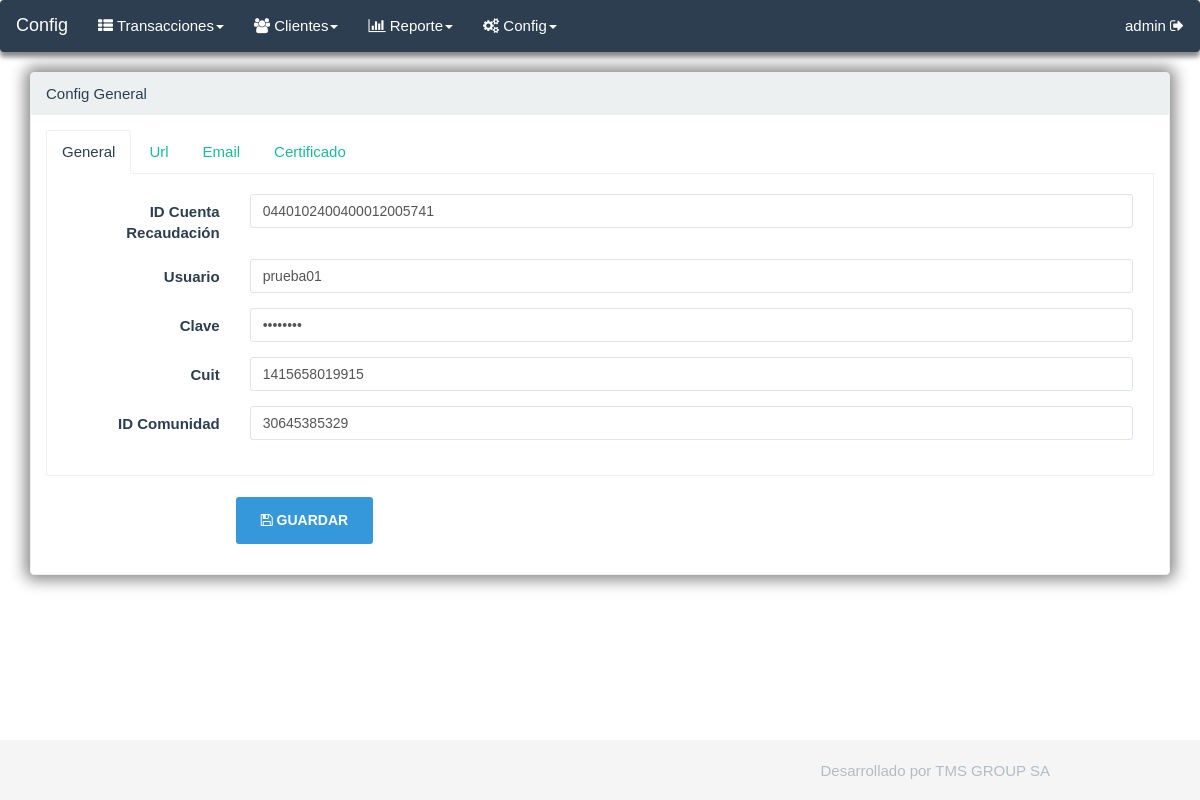
The app's page /views/config_general.php (signed in) with its own data.
### tables this page shows
CREATE TABLE IF NOT EXISTS `config` (
  `id_config` int(11) NOT NULL AUTO_INCREMENT,
  `id_cuentarecaudacion` varchar(64) NOT NULL,
  `Nombre_usuario` varchar(12) NOT NULL,
  `Clave` varchar(12) NOT NULL,
  `cuil` varchar(128) NOT NULL,
  `url_post` varchar(128) NOT NULL,
  `url_reporte` varchar(128) NOT NULL,
  `url_estado_transferencia` varchar(128) NOT NULL,
  `url_estado_incremental` varchar(128) NOT NULL,
  `url_preconfeccion` varchar(128) NOT NULL,
  `url_cierre_comunidad` varchar(128) NOT NULL,
  `url_interbanking` varchar(128) NOT NULL,
  `id_comunidad` varchar(32) NOT NULL,
  `id_config_certificado` int(11) NOT NULL,
  `id_pais` int(11) NOT NULL,
  `certificado` varchar(128) NOT NULL,
  `clave_privada` text NOT NULL,
  `email` varchar(64) NOT NULL,
  `asunto` varchar(128) NOT NULL,
  `firma_email` text NOT NULL,
  `active` int(11) NOT NULL DEFAULT '1',
  PRIMARY KEY (`id_config`)
);

### helpers/h_language.php (called while the page is built, shortened)
<?php
$language['abrir']						= 'Abrir';
$language['alias']						= 'Nombre de fantasía';
$language['alta']						= 'Alta';
$language['archivo']					= 'Archivo';
$language['archivo_delete']				= 'El archivo no se encontraba en el servidor';
$language['apellido']					= 'Apellido';
$language['asunto']						= 'Asunto';
$language['ayuda']						= 'Ayuda';
$language['ayuda_estado']				= 'Filtro por estado de transferencia, si no se coloca el estado, la consulta devuelve todos los estados de las transferencias';
$language['ayuda_importe']				= 'Filtro de Importe, Numérico de 10 enteros y 2 decimales';
$language['ayuda_fecha']				= 'Filtro de Fecha de Concertación';
$language['ayuda_operacion']			= 'Filtro por número de Operación, Alfanumérico de 10 posiciones';
$language['borrar']						= 'Borrar';
$language['buscar']						= 'Buscar';
$language['cadena']						= 'Cadena';
$language['cantidad']					= 'Cantidad';
$language['cerrar']						= 'Cerrar';
$language['certificado']				= 'Certificado';
$language['cierre']						= 'Cierre';
$language['cierre_no']					= 'El cierre no fue confeccionado';
$language['cierre_ok']					= 'Ya se ha realizado el cierre, en este momento las transferencias en estado ´Enviada Banco Credito´ compensan';
$language['clave']						= 'Clave';
$language['clave_privada']				= 'Clave privada';
$language['cliente']					= 'Cliente';
$language['clientes']					= 'Clientes';
$language['comunidad']					= 'Comunidad';
$language['compensacion']				= 'Compensación';
$language['comprobante']				= 'Comprobante';
$language['config']						= 'Config';
$language['confirm_eliminar']			= 'Esta seguro que quiere eliminar el registro?';
$language['confirm_volver']				= '¿Esta seguro? no se guardaran los cambios';
$language['contacto']					= 'Contacto';
$language['control_size']				= 'El archivo pesa más de lo que debería, controlar si todo esta ok';
$language['cuenta']						= 'Cuenta';
$language['cuil']						= 'Cuit';
$language['delete_ok']					= 'El registro se ha dado de baja con éxito';
$language['desarrollado']				= 'Desarrollado por TMS GROUP SA';
$language['descargar']					= 'Descargar';
$language['descripcion']				= 'Descripción';
$language['desde']						= 'Desde';
$language['destinatario']				= 'Destinatario';
$language['detalle']					= 'Detalle';
$language['direccion']					= 'Dirección';
$language['editar']						= 'Editar';
$language['email']						= 'Email';
$language['email_ok']					= 'El email se ha enviado con éxito';
$language['empresa']					= 'Empresa';
$language['enviar']						= 'Enviar';
$language['error_dato']					= 'Error en el dato: ';
$language['estado']						= 'Estado';
$language['extension_error']			= 'La extensión del archivo no es la correcta';
$language['general']					= 'General';
$language['generar_cierre']				= 'Generar cierre';
$language['generar_informe']			= 'Generar informe de interbanking ';
$language['generar_incremental']		= 'Generar incremental de interbanking ';
$language['generar_preconfeccion']		= 'Generar pago';
$language['guardar']					= 'Guardar';
$language['hasta']						= 'Hasta';
$language['id']							= 'ID';
$language['id_cuentarecaudacion']		= 'ID Cuenta Recaudación';

### models/Model.php (called while the page is built, shortened)
<?php
class Model
{
    public function __construct()
    {
    	$this->_db = new mysqli(DB_HOST, DB_USER, DB_PASS, DB_NAME);
    }
}

### models/My_model.php (called while the page is built, shortened)
<?php
include_once('Model.php');
class MY_Model extends Model
{
	protected $_tablename	= '';
	protected $_order		= '';
	function __construct(
				$tablename	= null,
				$id			= null,
				$name		= null,
				$order		= null,
				$data_model	= null
				)
	{
		$this->_tablename	= $tablename;
		$this->_order		= $order;
	}
	public function get_registros($where = NULL)
    {
    	if($where == NULL)
		{
			$consulta = 'SELECT * FROM '.$this->_tablename.' ORDER BY '.$this->_order;
		}
		else
		{
			$consulta = 'SELECT * FROM '.$this->_tablename.' WHERE '.$where.' ORDER BY '.$this->_order;
		}
		$result = $this->_db->query($consulta);
		if($result->num_rows > 0)
		{
			while($row = $result->fetch_array())
			{
				$rows[] = $row;
			}
			return $rows;
		}
		else
		{
			return FALSE;
		}
    }
}

### helpers/h_form.php (called while the page is built, shortened)
<?php
function decrypt($string)
{
	$key	= _COOKIE_KEY_;
	$result = '';
	$string = base64_decode($string);
	for($i=0; $i<strlen($string); $i++)
	{
		$char		= substr($string, $i, 1);
		$keychar	= substr($key, ($i % strlen($key))-1, 1);
		$char		= chr(ord($char)-ord($keychar));
		$result		.= $char;
	}
	return $result;
}

### views/config_general.php (the view, shortened to what this page needs)
<?php
include_once('menu.php');
$config						= new m_config();
$variable = $config->get_registros('active = 1');
foreach ($variable as $row)
{
	$valores = $row;
}
?>
<div class='row'>
	<div class="col-md-12">
		<div class="panel panel-default">
			<div class="panel-heading">
				<?php echo get_panel_heading();	?>
			</div>
			<div class="panel-body">
				<form class="form-horizontal" method="post" onsubmit="return validar_config();">
					<ul class="nav nav-tabs">
						<li class="active"><a href="#tab1" data-toggle="tab"><?php echo $language['general'] ?></a></li>
    					<li><a href="#tab2" data-toggle="tab"><?php echo $language['url'] ?></a></li>
    					<li><a href="#tab3" data-toggle="tab"><?php echo $language['email'] ?></a></li>
    					<li><a href="#tab4" data-toggle="tab"><?php echo $language['certificado'] ?></a></li>
					</ul>
  					<div class="tab-content">
					<div class="tab-pane active" id="tab1">
					<div class="form-group">
						<label class="col-sm-2 control-label">
							<?php echo $language['id_cuentarecaudacion'] ?>
						</label>
						<div class="col-sm-10">
							<input class="form-control" id="id_cuentarecaudacion" name="id_cuentarecaudacion" value="<?php echo decrypt($valores['id_cuentarecaudacion'])?>" required>
						</div>
					</div>
					<div class="form-group">
						<label class="col-sm-2 control-label">
							<?php echo $language['usuario'] ?>
						</label>
						<div class="col-sm-10">
							<input class="form-control" id="Nombre_usuario" name="Nombre_usuario" value="<?php echo decrypt($valores['Nombre_usuario'])?>" required>
						</div>
					</div>
					<div class="form-group">
						<label class="col-sm-2 control-label">
							<?php echo $language['clave'] ?>
						</label>
						<div class="col-sm-10">
							<input class="form-control" id="Clave" name="Clave" value="<?php echo decrypt($valores['Clave'])?>" type="password" required>
						</div>
					</div>
					<div class="form-group">
						<label class="col-sm-2 control-label">
							<?php echo $language['cuil'] ?>
						</label>
						<div class="col-sm-10">
							<input class="form-control" id="cuil" name="cuil" value="<?php echo decrypt($valores['cuil'])?>" required>
						</div>
					</div>
					<div class="form-group">
						<label for="inputEmail3" class="col-sm-2 control-label">
							<?php echo $language['id']." ".$language['comunidad'] ?>
						</label>
						<div class="col-sm-10">
							<input class="form-control" id="id_comunidad" name="id_comunidad" value="<?php echo decrypt($valores['id_comunidad'])?>" required>
						</div>
					</div>
					</div>
					</div>
					<br>
					<div class="form-group">
						<div class="col-sm-offset-2 col-sm-10">
							<button type="submit" class="btn btn-info btn-lg" name="guardar" value="<?php echo $valores['id_config']?>">
								<i class="fa fa-floppy-o"></i>
								<?php echo $language['guardar'] ?>
							</button>
						</div>
					</div>
				</form>
			</div>
		</div>
	</div>
</div>
<?php
include_once('footer.php');
?>

### libraries/eden-ui/skins/eden.css (style rules this page uses)
a { color: #18bc9c; text-decoration: none; font-weight: 300; }
ul, ol { margin-top: 0; margin-bottom: 10.5px; }
.btn { font-family: 'Montserrat', sans-serif; -webkit-transition: all 0.2s ease; transition: all 0.2s ease; text-transform: uppercase; font-weight: 700; font-size: 12px; padding: 8.3px 16px; border-radius: 3px; border:0 !important; }
.btn-lg { padding: 14px 25px; font-size: 14px; }
.btn { border: 0; }
.btn-info,.flat-info, .flat-info.btn-bordered:hover { background-color: rgb(52, 152, 219); color: #ffffff; }
.nav-tabs { border-bottom: 1px solid #ecf0f1; }
.nav-tabs > li { float: left; margin-bottom: -1px; }
.nav-tabs > li > a { margin-right: 2px; line-height: 1.42857143; border: 1px solid transparent; border-radius: 4px 4px 0 0; }
.nav-tabs > li.active > a, .nav-tabs > li.active > a:hover, .nav-tabs > li.active > a:focus { color: #2c3e50; background-color: #ffffff; border: 1px solid #ecf0f1; border-bottom-color: transparent; cursor: default; }
.tab-content { padding: 20px; border: 1px solid #eeeeee; border-top: 0; border-bottom-left-radius: 3px; border-bottom-right-radius: 3px; }
.panel { box-shadow: 0px 0px 15px 5px #888888 }
.panel-default { border-color: #ecf0f1; }
.panel-default > .panel-heading { color: #2c3e50; background-color: #ecf0f1; border-color: #ecf0f1; }
.form-control { border-radius: 3px; box-shadow: none; border-color: #dee4e8; }

### records on screen
config: id_cuentarecaudacion "0440102400400012005741", Nombre_usuario "prueba01", cuil "1415658019915", id_comunidad "30645385329"

### other values on screen
$language['config'] "Config"
$language['transacciones'] "Transacciones"
$language['clientes'] "Clientes"
$language['reporte'] "Reporte"
$_SESSION['nombre'] "admin"
get_panel_heading() "Config General"
$language['general'] "General"
$language['url'] "Url"
$language['email'] "Email"
$language['certificado'] "Certificado"
$language['id_cuentarecaudacion'] "ID Cuenta Recaudación"
$language['usuario'] "Usuario"
$language['clave'] "Clave"
$language['cuil'] "Cuit"
$language['id'] "ID"
